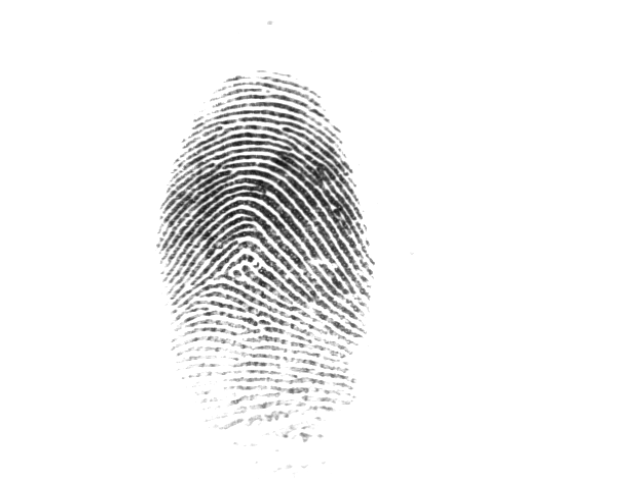
#> input picture pic4.tif, 640 x 480 px
$ python -i preprocess.py   (imports and definitions only)   (Python 2 division)
#> lines starting #> are read from the running program, lines starting #| are printed output that depends on the picture; after the words box and inside, x2 and y2 are one past the last pixel; in counts of white or black regions, pixels touching at a corner belong together
#!/usr/bin/env python2
# -*- coding: utf-8 -*-
"""
Created on Sun Nov 20 15:14:54 2016

@author: zhangzimou

functions for preprocessing:
    foreground detection
    segmentation
    direction calculation
    ridge wavelength calculation
    Gabor filter
    ridge compensation
    thinning
    count cross number(CN)
"""

import cv2
from matplotlib import pyplot as plt
import numpy as np
from numpy.lib.stride_tricks import as_strided as ast
from numpy.fft import fft2
from numpy.fft import ifft2
from numpy.fft import fftshift
from scipy.signal import convolve2d
from basic import block_view
from basic import blockproc


def enhance(img,blockSize=16):
    """image enhancement
    return: enhanced image
    """
    img,imgfore=segmentation(img)
    theta=calcDirection(img,blockSize)
    wl=calcWl(img,blockSize)
    #img=ridgeComp2(img,theta,blockSize)
    img=GaborFilter(img,blockSize,wl,np.pi/2-theta)
    img[np.where(imgfore==255)]=255
    return img


def foreground(img,blockSize=31):
    """calculate foreground in an image
    return: foreground
    """
    img=100*(img-np.mean(img))
    img[np.where(img>255)]=255
    img=cv2.boxFilter(img,-1,(blockSize,blockSize))
    img[np.where(img>150)]=255; img[np.where(img<=150)]=0
    img=cv2.boxFilter(img,-1,(blockSize/2,blockSize/2))
    img[np.where(img>0)]=255
    return img

def segmentation(img,h=480,w=320):
    """segment an image into given size
    return: segmented image, segmented foreground
    """
    imgfore=foreground(img)
    index=np.where(imgfore==0)
    nmin=np.min(index[0]);nmax=np.max(index[0]);mmin=np.min(index[1]);mmax=np.max(index[1])
    #midpoint=(np.array([(nmin+nmax)/2]),np.array([(mmin+mmax)/2]))
    nmid=(nmin+nmax)/2;mmid=(mmin+mmax)/2
    a=nmid-h/2;b=nmid+h/2;c=mmid-w/2;d=mmid+w/2
    if (a<=0):
        a=0;b=h
    if (b>=img.shape[0]):
        b=img.shape[0];a=b-h
    if (c<=0):
        c=0;d=w
    if (d>=img.shape[1]):
        d=img.shape[1];c=d-w
    return img[a:b,c:d],imgfore[a:b,c:d]

def calcDirection(img,blockSize):
    """calculate ridge directions in an image, using gradient method
    return: ridge directions
    """
    sobel_x=np.array([[1, 0, -1],[2, 0, -2],[1, 0, -1]])
    sobel_y=np.array([[1, 2, 1],[0, 0, 0],[-1,-2,-1]])
    par_x=convolve2d(img,sobel_x,mode='same')
    par_y=convolve2d(img,sobel_y,mode='same')
    N,M=np.shape(img)
    Vx=np.zeros((N/blockSize,M/blockSize))
    Vy=np.zeros((N/blockSize,M/blockSize))
    for i in xrange(N/blockSize):
        for j in xrange(M/blockSize):
            a=i*blockSize;b=a+blockSize;c=j*blockSize;d=c+blockSize
            Vy[i,j]=2*np.sum(par_x[a:b,c:d]*par_y[a:b,c:d])
            Vx[i,j]=np.sum(par_y[a:b,c:d]**2-par_x[a:b,c:d]**2)
    gaussianBlurSigma=2;    gaussian_block=5
    Vy=cv2.GaussianBlur(Vy,(gaussian_block,gaussian_block),gaussianBlurSigma,gaussianBlurSigma)
    Vx=cv2.GaussianBlur(Vx,(gaussian_block,gaussian_block),gaussianBlurSigma,gaussianBlurSigma)
    theta=0.5*np.arctan2(Vy,Vx)
    return theta


# [205 lines left out: functions blkWlDire, calcWlDire, blkwl, calcWl, GaborFilter_, GaborFilter and 6 more, not called in this run]

>>> import cv2
>>> picture = cv2.imread('pic4.tif')
#> picture is the input picture: shape (480, 640, 3); min 14, max 255, mean 241.6
>>> result = enhance(picture)
#> in foreground, `img=cv2.boxFilter(img,-1,(blockSize,blockSize))`:
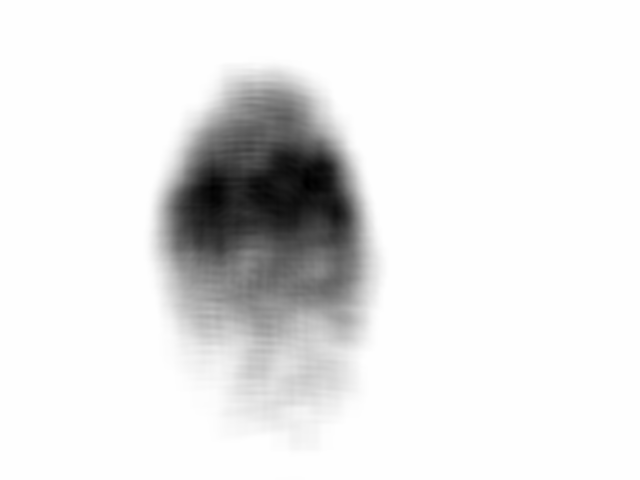
#> img: shape (480, 640, 3) float64; min -12754, max 255, mean -925.2; drawn with min black and max white
#> in foreground, `img[np.where(img <= 150)] = 0`:
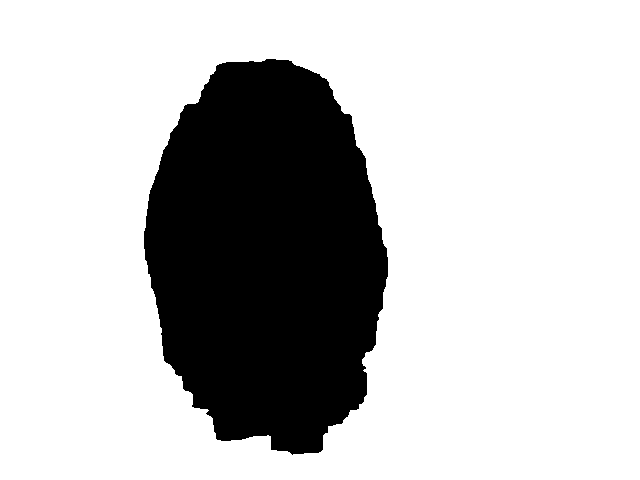
#> img: shape (480, 640, 3) float64; 76.1% white; 1 black region, box (x1, y1, x2, y2) and area: (144, 59, 388, 455) 73394
#> in foreground, `img=cv2.boxFilter(img,-1,(blockSize/2,blockSize/2))`:
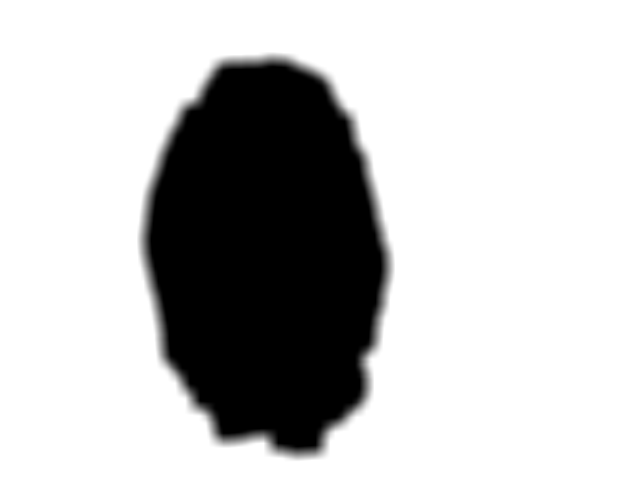
#> img: shape (480, 640, 3) float64; min 0, max 255, mean 194.1
#> in foreground, `img[np.where(img>0)]=255`:
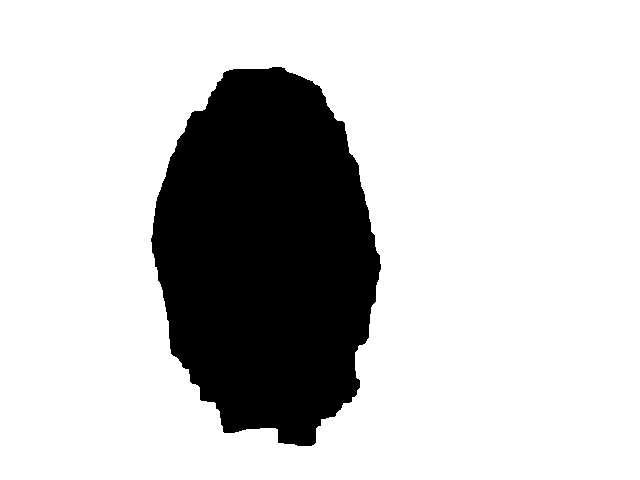
#> img: shape (480, 640, 3) float64; 79% white; 1 black region, box (x1, y1, x2, y2) and area: (151, 67, 381, 446) 64469
#> in segmentation, `nmin = np.min(index[0])`: nmin = 67
#> in segmentation, `nmax = np.max(index[0])`: nmax = 445
#> in segmentation, `mmin = np.min(index[1])`: mmin = 151
#> in segmentation, `mmax = np.max(index[1])`: mmax = 380
#> in segmentation, `nmid = (nmin + nmax) / 2`: nmid = 256
#> in segmentation, `mmid = (mmin + mmax) / 2`: mmid = 265
#> in segmentation, `a = nmid - h / 2`: a = 16
#> in segmentation, `b = nmid + h / 2`: b = 496
#> in segmentation, `c = mmid - w / 2`: c = 105
#> in segmentation, `d = mmid + w / 2`: d = 425
#> in enhance, `img,imgfore=segmentation(img)`:
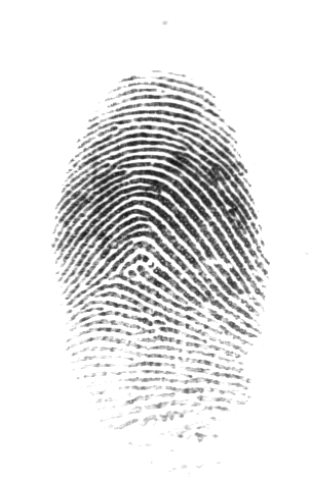
#> img: shape (480, 320, 3); min 14, max 255, mean 228.2
#> in enhance, `img,imgfore=segmentation(img)`:
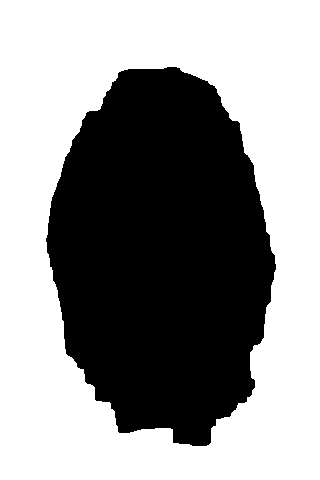
#> imgfore: shape (480, 320, 3) float64; 58% white; 1 black region, box (x1, y1, x2, y2) and area: (46, 67, 276, 446) 64469
#> (the run stopped early here; a loop or call above may not have finished)

$ run again, on pic5.tif
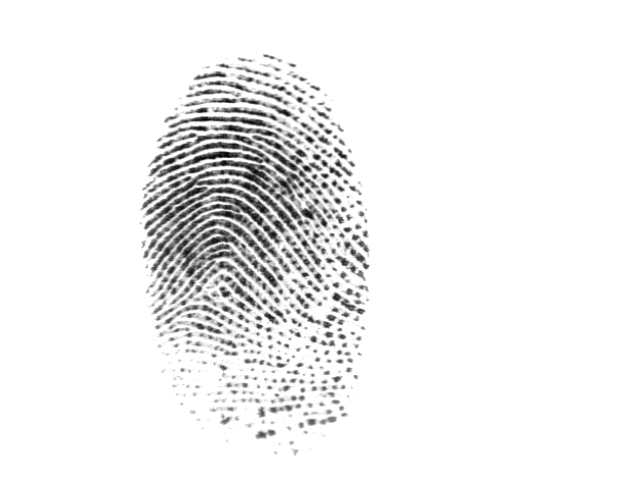
#> input picture pic5.tif, 640 x 480 px
#> picture is the input picture: shape (480, 640, 3); min 1, max 255, mean 240.1
#> in foreground, `img[np.where(img>0)]=255`:
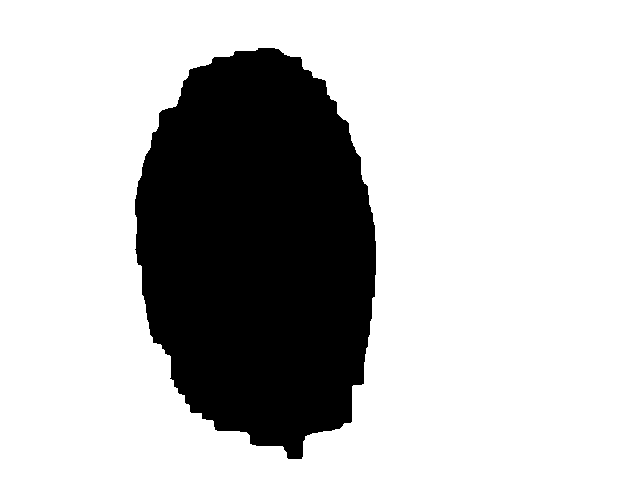
#> img: shape (480, 640, 3) float64; 75.3% white; 1 black region, box (x1, y1, x2, y2) and area: (135, 48, 376, 459) 75841
#> nmin = 48
#> nmax = 458
#> mmin = 135
#> mmax = 375
#> nmid = 253
#> mmid = 255
#> in segmentation, `a = nmid - h / 2`: a = 13
#> in segmentation, `b = nmid + h / 2`: b = 493
#> c = 95
#> d = 415
#> in enhance, `img,imgfore=segmentation(img)`:
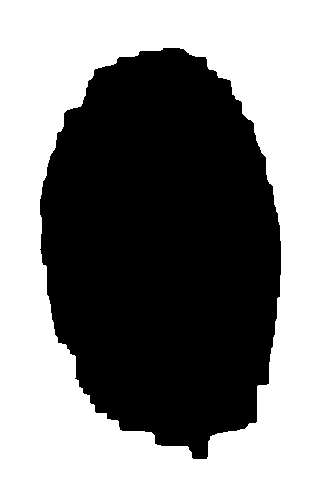
#> imgfore: shape (480, 320, 3) float64; 50.6% white; 1 black region, box (x1, y1, x2, y2) and area: (40, 48, 281, 459) 75841

$ run again, on pic1.png
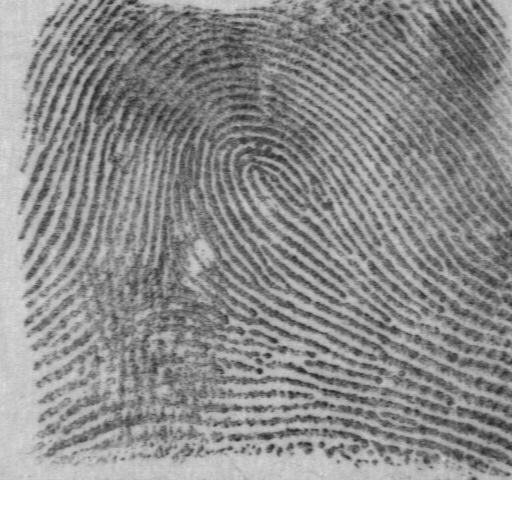
#> input picture pic1.png, 512 x 512 px
#> picture is the input picture: shape (512, 512, 3); min 36, max 255, mean 146.2
#> in foreground, `img[np.where(img>0)]=255`:
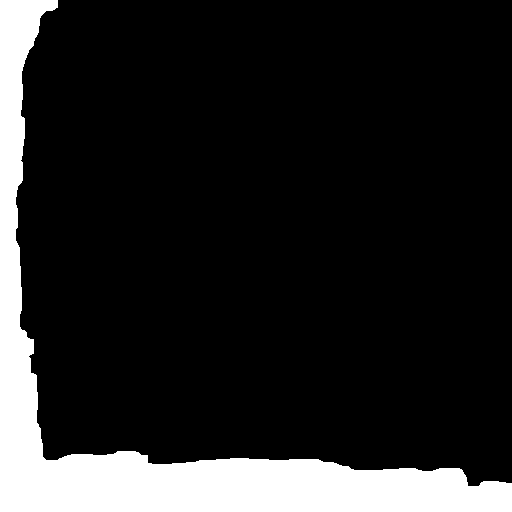
#> img: shape (512, 512, 3) float64; 14.4% white; 1 white region, box (x1, y1, x2, y2) and area: (0, 0, 512, 512) 37724
#> nmin = 0
#> nmax = 485
#> mmin = 16
#> mmax = 511
#> nmid = 242
#> mmid = 263
#> a = 2
#> b = 482
#> c = 103
#> d = 423
#> in enhance, `img,imgfore=segmentation(img)`:
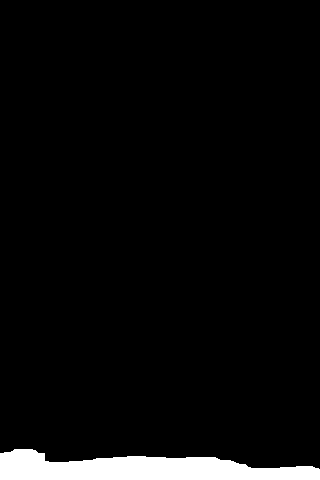
#> imgfore: shape (480, 320, 3) float64; 4.3% white; 1 white region, box (x1, y1, x2, y2) and area: (0, 449, 320, 480) 6533
